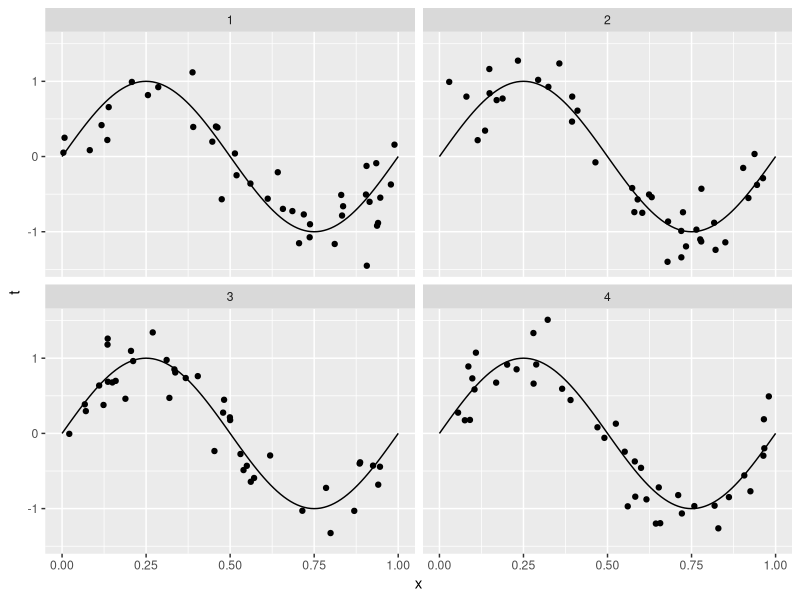
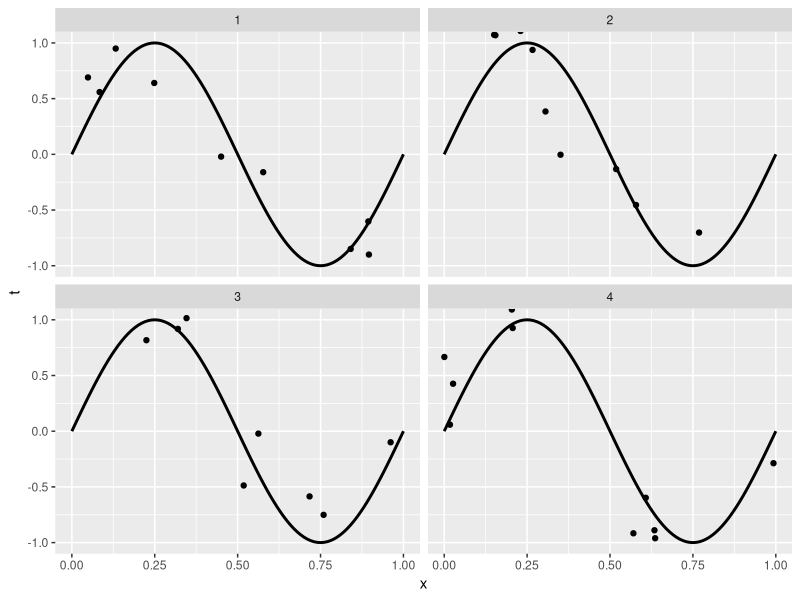
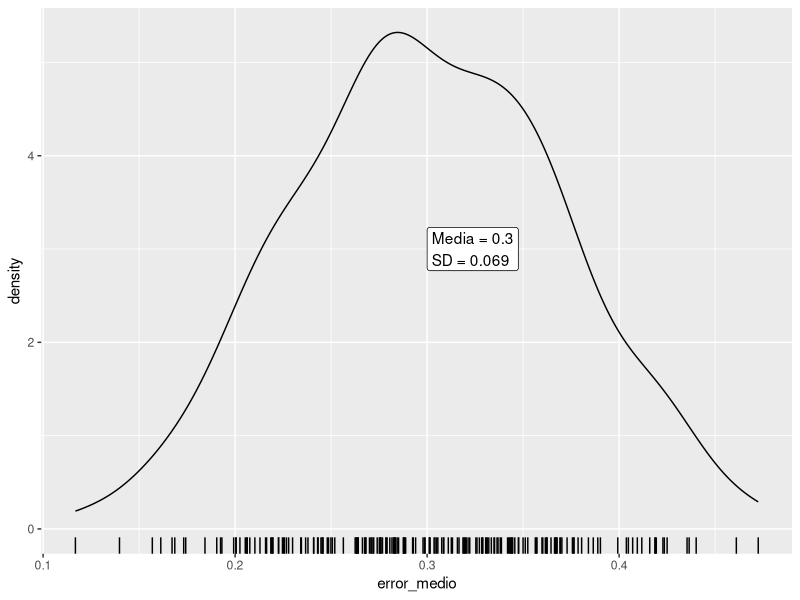
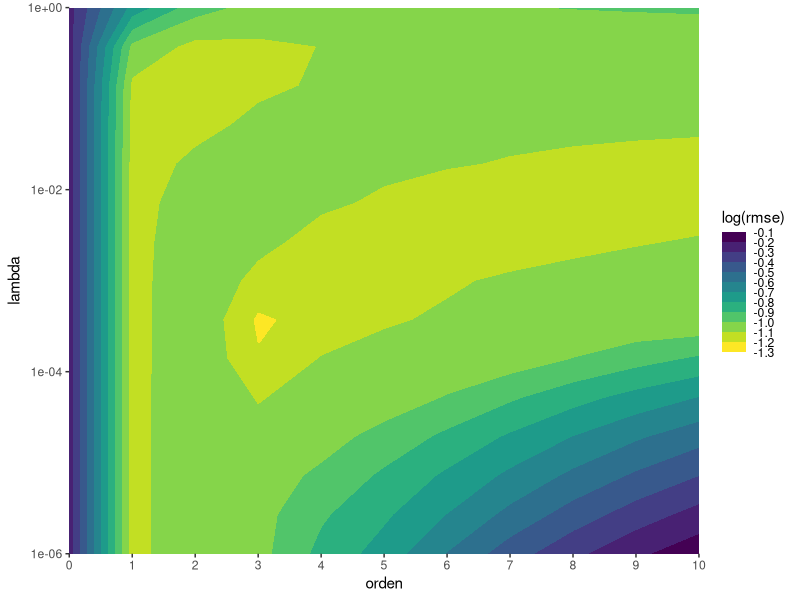
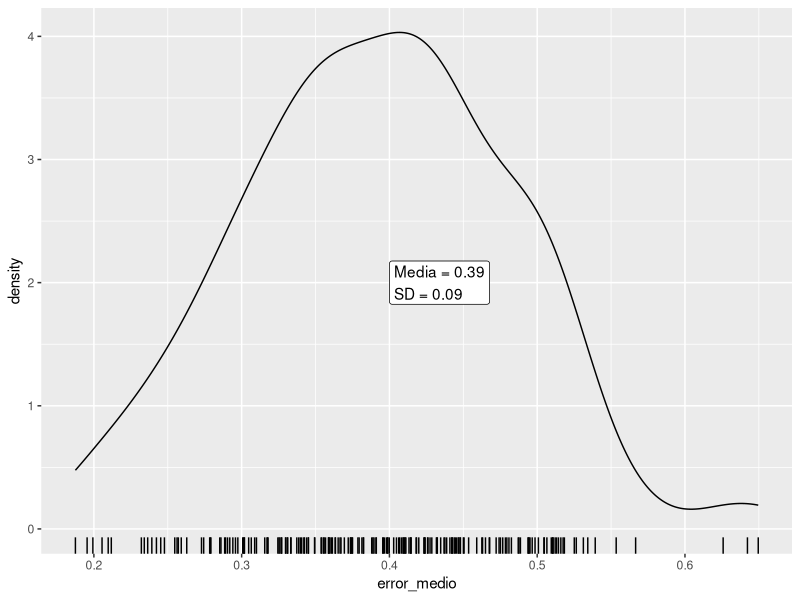

Here is the R script that generated these plots, in order:
## ---- chunk 1
library(ggplot2)
library(data.table)
library(magrittr)
set.seed(42)
## ---- chunk 2
D <- function(n = 10, L = 1, intervalo = c(0, 1), FUN = ~sin(2*pi*.x), r = 0.3) {
  datos <- lapply(seq_len(L), function(l) {
    x <- runif(n, intervalo[1], intervalo[2])
    # x <- seq(min(intervalo), max(intervalo), length.out = n)
    FUN <- purrr::as_mapper(FUN)
    real <- FUN(x)
    t <- real + rnorm(n, sd = r)
    return(data.table::data.table(x, t))
  })
  
  data.table::rbindlist(datos, idcol = "l")
}
## ---- chunk 3
D(n = 40, L = 4) %>% 
  ggplot(aes(x, t)) +
  stat_function(fun = ~sin(2*pi*.x)) +
  geom_point() +
  scale_x_continuous(limits = c(0, 1)) +
  facet_wrap(~l)
## ---- chunk 4
regresion_poly <- function(orden = 1, lambda = 0) {
  force(orden)
  force(lambda)
  
  function(formula, data = NULL, weights) {
    datos <- model.frame(formula, data = data)
    y <- datos[, 1]
    x <- datos[, 2]
    # browser()
    Ws <- lapply(orden, function(o) {
      # Matriz de diseños
      if (o == 0) {
        A <- cbind(rep(1, length(x)))
      } else {
        A <- cbind(1, poly(x, degree = o, raw = TRUE))  
      }
      
      
      if (lambda != 0) {
        L <- diag(1, nrow = ncol(A)) * lambda
        w <- solve(t(A) %*% A + L) %*% t(A) %*% y   # Forma a lo bruto.
      } else {
        w <- qr.coef(qr(A), y)   # Forma eficiente de calcular la regresion
      }
      
      modelo <- list(orden = o, 
                     w = w)
      return(modelo)
    })
    
    attr(Ws, "x") <- x
    class(Ws) <- c("regression_models", class(Ws))
    return(Ws)
  }
}


# Métodos para predecir nuevos valores usando la regresion.
predict.regression_models <- function(object, newdata = NULL, which = 1) {
  # browser()
  if (is.null(newdata)) {
    newdata <- attr(object, "x", exact = TRUE)
  }
  
  model <- object[[which]]
  
  if (model$orden == 0) {
    A <- cbind(rep(1, length(newdata))) 
  } else {
    A <- cbind(1, poly(newdata, degree = model$orden, raw = TRUE))
  }
  return((A %*% model$w)[, 1])
}

predictdf.regression_models <- function(object, xseq, se, level) {
  fits <- lapply(seq_along(object), function(o) {
    y <- predict(object, newdata = xseq, which = o)
    return(data.frame(orden = object[[o]]$orden,
                      x = xseq, 
                      y = y))
  })
  
  data <- do.call(rbind, fits)
  data$orden <- factor(data$orden, ordered = TRUE)
  return(data)
}
## ---- chunk 5
datos <- D(n = 10, L = 200)

ggplot(datos[l %in% 1:4], aes(x, t)) +
  stat_function(fun = ~sin(2*pi*.x), size = 1) +
  geom_smooth(method = regresion_poly(0:10), 
              aes(color = ..orden.., group = ..orden..),
              size = 0.6, fullrange = TRUE, n = 120) +
  geom_point()  +
  scale_x_continuous(limits = c(0, 1)) +
  coord_cartesian(ylim = c(-1, 1)) +
  facet_wrap(~l)
## ---- chunk 6
datos[, pred := predict(regresion_poly(orden = 3, lambda = 1e-3)(t ~ x)), by = l] %>% 
  .[, .(error_medio = sqrt(mean((t - pred)^2))), by = l] %>% 
  ggplot(aes(error_medio)) +
  geom_density() +
  geom_label(data = ~.x[, .(mu = mean(error_medio), s = sd(error_medio))],
             aes(label = glue::glue("Media = {signif(mu, 2)}\nSD = {signif(s, 2)}")),
             x = 0.3, y = 3, hjust = 0) +
  geom_rug()
## ---- chunk 7
params <- CJ(lambda = 10^seq(-6, 0, length.out = 15), orden = 0:10)
## ---- chunk 8
rmse_cv <- function(y, x, lambda, orden, k_fold = 10) {
  N <- length(y)
  
  grupos <- ggplot2::cut_number(seq_along(y), k_fold)
  data <- data.table(y, x)
  
  rmses <- vapply(seq_len(k_fold), function(k){
    train_index <- grupos != levels(grupos)[k] 
    train <- data[train_index == TRUE, ]
    validation <- data[train_index == FALSE, ]
    
    model <- train[, regresion_poly(orden = orden, lambda = lambda)(y ~ x)]
    
    validation[, sqrt(mean((y - predict(model, newdata = x))^2))]
  }, numeric(1))
  mean(rmses)
}
## ---- chunk 9
cv <- params[, .(rmse = rmse_cv(datos[l == 1]$t, datos[l == 1]$x, lambda = lambda, orden = orden)),
             by = .(lambda, orden)]

ggplot(cv, aes(orden, lambda)) +
  geom_contour_filled(aes(z = log(rmse))) +
  scale_y_log10(expand = c(0, 0)) +
  scale_x_continuous(breaks = unique(cv$orden), expand = c(0, 0)) +
  scale_fill_viridis_d("log(rmse)", direction = -1,
                       guide = guide_colorsteps(show.limits = TRUE))
## ---- chunk 10
(mejor <- cv[which.min(rmse)])
## ---- chunk 11
modelo <- datos[l == 1, regresion_poly(orden = mejor$orden, lambda = mejor$lambda)(t ~ x)]

datos[l != 1] %>% 
  .[, pred := predict(modelo, newdata = x), by = l] %>% 
  .[, .(error_medio = sqrt(mean((t - pred)^2))), by = l] %>% 
  ggplot(aes(error_medio)) +
  geom_density() +
  geom_label(data = ~.x[, .(mu = mean(error_medio), s = sd(error_medio))],
             aes(label = glue::glue("Media = {signif(mu, 2)}\nSD = {signif(s, 2)}")),
             x = 0.4, y = 2, hjust = 0) +
  geom_rug()
